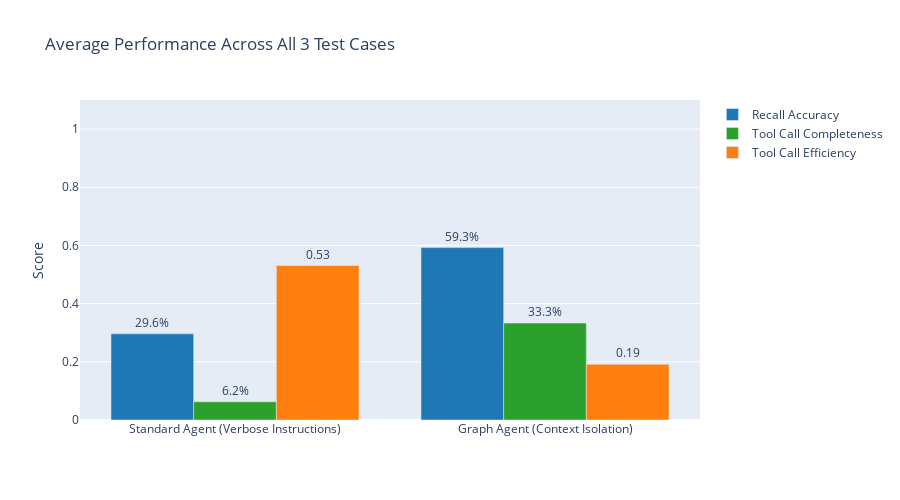

The notebook cell saved with this chart:
### Markdown cell above
## Average Performance Comparison

Let's calculate and visualize the average performance across all 3 test cases.

### Code cell
# Calculate averages
avg_standard_recall = np.mean([r['standard']['recall'] for r in all_results])
avg_graph_recall = np.mean([r['graph']['recall'] for r in all_results])
avg_standard_completeness = np.mean([r['standard']['completeness'] for r in all_results])
avg_graph_completeness = np.mean([r['graph']['completeness'] for r in all_results])
avg_standard_efficiency = np.mean([r['standard']['efficiency'] for r in all_results])
avg_graph_efficiency = np.mean([r['graph']['efficiency'] for r in all_results])

# Create average comparison chart
fig = go.Figure()

agents = ["Standard Agent\n(Verbose Instructions)", "Graph Agent\n(Context Isolation)"]

fig.add_trace(go.Bar(
    name='Recall Accuracy',
    x=agents,
    y=[avg_standard_recall, avg_graph_recall],
    marker_color='#1f77b4',
    text=[f"{avg_standard_recall:.1%}", f"{avg_graph_recall:.1%}"],
    textposition='outside'
))

fig.add_trace(go.Bar(
    name='Tool Call Completeness',
    x=agents,
    y=[avg_standard_completeness, avg_graph_completeness],
    marker_color='#2ca02c',
    text=[f"{avg_standard_completeness:.1%}", f"{avg_graph_completeness:.1%}"],
    textposition='outside'
))

fig.add_trace(go.Bar(
    name='Tool Call Efficiency',
    x=agents,
    y=[avg_standard_efficiency, avg_graph_efficiency],
    marker_color='#ff7f0e',
    text=[f"{avg_standard_efficiency:.2f}", f"{avg_graph_efficiency:.2f}"],
    textposition='outside'
))

fig.update_layout(
    title="Average Performance Across All 3 Test Cases",
    yaxis_title="Score",
    barmode='group',
    height=500,
    yaxis=dict(range=[0, 1.1]),
    showlegend=True
)

fig.show()

# Print summary statistics
print("\n📊 AVERAGE RESULTS (across all 3 test cases):")
print(f"\n  Standard Agent:")
print(f"    - Recall Accuracy: {avg_standard_recall:.1%}")
print(f"    - Tool Completeness: {avg_standard_completeness:.1%}")
print(f"    - Tool Efficiency: {avg_standard_efficiency:.2f}")
print(f"\n  Graph Agent:")
print(f"    - Recall Accuracy: {avg_graph_recall:.1%}")
print(f"    - Tool Completeness: {avg_graph_completeness:.1%}")
print(f"    - Tool Efficiency: {avg_graph_efficiency:.2f}")
print(f"\n  🎯 Improvement:")
recall_improvement = (avg_graph_recall - avg_standard_recall) * 100
print(f"    - Recall Accuracy: {recall_improvement:+.1f} percentage points")
print(f"    - Relative improvement: {(recall_improvement / (avg_standard_recall * 100)) * 100:+.1f}%")

### Figure 1 — Plotly figure (JSON) as saved in the notebook; plotly's stock layout.template omitted (floating-point values rounded to 4 significant figures)
{"data": [{"marker": {"color": "#1f77b4"}, "name": "Recall Accuracy", "text": ["29.6%", "59.3%"], "textposition": "outside", "type": "bar", "x": ["Standard Agent\n(Verbose Instructions)", "Graph Agent\n(Context Isolation)"], "y": [0.2963, 0.5926]}, {"marker": {"color": "#2ca02c"}, "name": "Tool Call Completeness", "text": ["6.2%", "33.3%"], "textposition": "outside", "type": "bar", "x": ["Standard Agent\n(Verbose Instructions)", "Graph Agent\n(Context Isolation)"], "y": [0.0625, 0.3333]}, {"marker": {"color": "#ff7f0e"}, "name": "Tool Call Efficiency", "text": ["0.53", "0.19"], "textposition": "outside", "type": "bar", "x": ["Standard Agent\n(Verbose Instructions)", "Graph Agent\n(Context Isolation)"], "y": [0.5309, 0.1914]}], "layout": {"barmode": "group", "height": 500, "showlegend": true, "title": {"text": "Average Performance Across All 3 Test Cases"}, "yaxis": {"range": [0, 1.1], "title": {"text": "Score"}}}}
